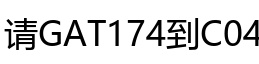
#> input picture tools/probe/mock_extra.jpg, 259 x 64 px, given in place of the camera
$ python check_resolution.py   (older library calls are emulated)
#> lines starting #> are read from the running program, lines starting #| are printed output that depends on the picture
#!/usr/bin/env python
# -*- coding: utf-8 -*-
"""
check_resolution.py —— 摄像头原生分辨率与"软件放大"体检

目的：判断画面模糊是不是「驱动把小分辨率插值放大成大图」造成的。
做法：同一场景下依次以多个分辨率取帧，比较：
      ① 驱动实际返回的尺寸（若设1920x1080却还是小图，说明不支持）
      ② 各帧的细节量（锐度）
      ③ 把小图的放大版与直接抓的大图对比（若几乎一样 = 驱动在放大充数）
输出：res_<W>x<H>.jpg 各分辨率原图，以及 res_compare.jpg 对比拼图
"""
import cv2
import numpy as np

RES_LIST = [(640, 480), (1280, 720), (1920, 1080)]


def grab(w, h):
#> called with w = 640, h = 480
    cap = cv2.VideoCapture(0)
    cap.set(cv2.CAP_PROP_FRAME_WIDTH, w)
    cap.set(cv2.CAP_PROP_FRAME_HEIGHT, h)
    cap.set(cv2.CAP_PROP_BUFFERSIZE, 1)
    for _ in range(15):
        cap.read()
#> this loop made 15 passes
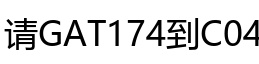
#> input picture tools/probe/mock_extra.jpg, 259 x 64 px, given in place of the camera
    ok, f = cap.read()
#> f is the input picture: shape (64, 259, 3); min 0, max 255, mean 219.7
    cap.release()
    return f if ok else None


def sharpness(img):
    g = cv2.cvtColor(img, cv2.COLOR_BGR2GRAY)
    return cv2.Laplacian(g, cv2.CV_64F).var()


def main():
    frames = {}
    print("依次以各分辨率取帧（每次重新打开设备）...")
    for w, h in RES_LIST:
        f = grab(w, h)
        if f is None:
            print(f"  {w}x{h}: 取帧失败")
            continue
        ah, aw = f.shape[:2]
#> ah = 64; aw = 259
        frames[(w, h)] = f
        cv2.imwrite(f"res_{w}x{h}.jpg", f)
        print(f"  请求 {w}x{h} -> 实际得到 {aw}x{ah}   锐度 {sharpness(f):6.1f}"
              + ("   <-- 驱动没给到该尺寸" if (aw, ah) != (w, h) else ""))
#|   请求 640x480 -> 实际得到 259x64   锐度 9652.3   <-- 驱动没给到该尺寸

    if not frames:
        raise SystemExit("无可用帧")

    # 统一尺寸(1280x720)拼接对比, 并在统一尺寸下重算锐度(公平比较)
    TW, TH = 1280, 720
    tiles = []
    print("\n统一缩放到 1280x720 后比较（这才是公平的清晰度对比）：")
    for (w, h), f in sorted(frames.items()):
        t = cv2.resize(f, (TW, TH), interpolation=cv2.INTER_AREA if f.shape[1] > TW else cv2.INTER_LANCZOS4)
        s = sharpness(t)
        print(f"  原始{w}x{h} -> 统一尺寸下锐度 {s:6.1f}")
        cv2.putText(t, f"src {w}x{h}  sharp {s:.0f}", (14, 40),
                    cv2.FONT_HERSHEY_SIMPLEX, 1.0, (0, 255, 255), 2)
        tiles.append(t)
#> this loop made 3 passes
#> (w, h) on passes 1 to 3: (640, 480), (1280, 720), (1920, 1080)
#|   原始640x480 -> 统一尺寸下锐度   17.3
#|   原始1280x720 -> 统一尺寸下锐度   17.3
#|   原始1920x1080 -> 统一尺寸下锐度   17.3
#> pass 1, in main, `t = cv2.resize(f, (TW, TH), interpolation=cv2.INTER_AREA if f.shape[1]..`:
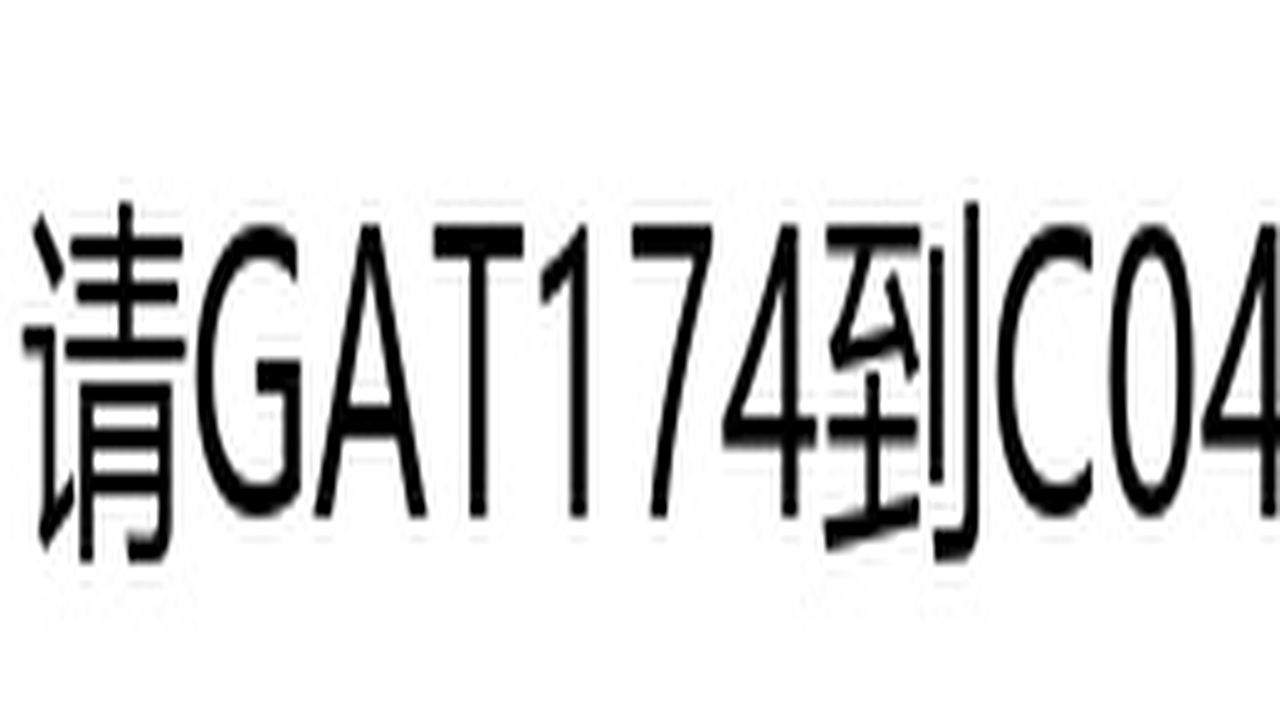
#> t: shape (720, 1280, 3); min 0, max 255, mean 219.4
#> after the loop, tiles = 3 items

    cv2.imwrite("res_compare.jpg", np.vstack(tiles))
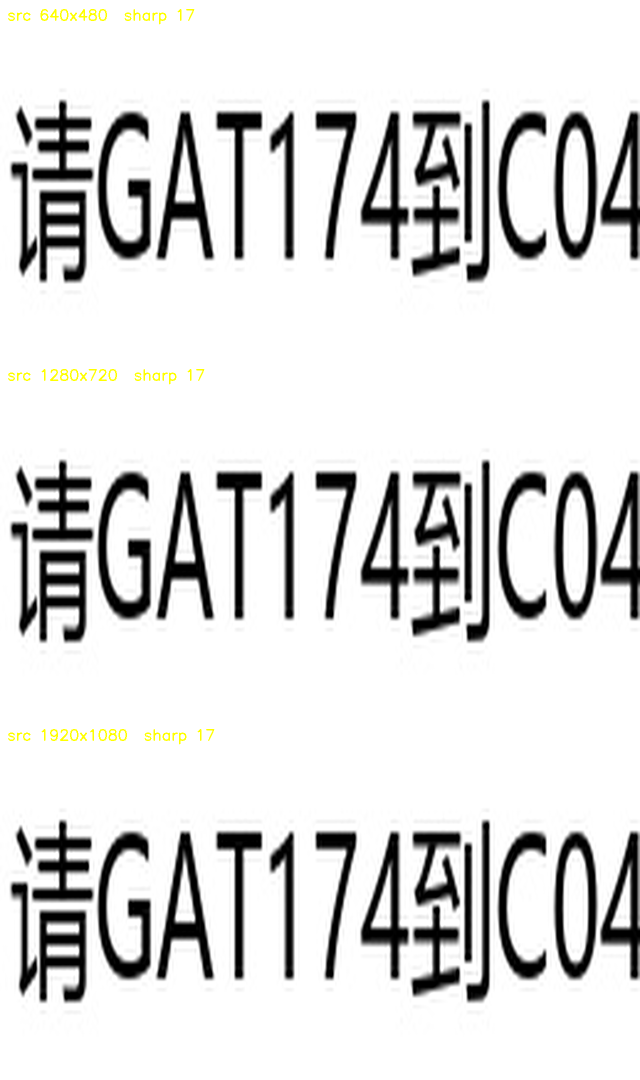
#> saved as res_compare.jpg: shape (2160, 1280, 3) (shown at 1/2 size); mean B, G, R 218.8, 219.4, 219.4

    # 关键判据: 用小图放大后与大图对比, 看大图是否只是"放大的小图"
    if (640, 480) in frames and (1920, 1080) in frames:
        small = frames[(640, 480)]
        big = frames[(1920, 1080)]
        up = cv2.resize(small, (big.shape[1], big.shape[0]), interpolation=cv2.INTER_LANCZOS4)
        g1 = cv2.cvtColor(up, cv2.COLOR_BGR2GRAY).astype(np.float32)
        g2 = cv2.cvtColor(big, cv2.COLOR_BGR2GRAY).astype(np.float32)
        mse = float(np.mean((g1 - g2) ** 2))
#> mse = 0
        psnr = 10 * np.log10(255.0 ** 2 / mse) if mse > 0 else 99.0
#> psnr = 99
        print(f"\n【关键判据】480p 放大到 1080p 与直接抓的 1080p 对比：PSNR = {psnr:.1f} dB")
#| 【关键判据】480p 放大到 1080p 与直接抓的 1080p 对比：PSNR = 99.0 dB
        print("   PSNR > 32 dB  → 两者几乎一样，说明 1080p 就是小图插值放大的（糊的根源）")
        print("   PSNR < 28 dB  → 大图有真实额外的细节，摄像头原生支持高分辨率")
        cv2.imwrite("res_up_vs_native.jpg", np.hstack([up, big]))
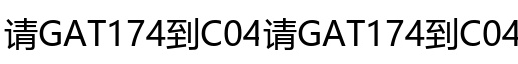
#> saved as res_up_vs_native.jpg: shape (64, 518, 3); min 0, max 255, mean 219.7

    print("\n对比拼图已存: res_compare.jpg" + (", res_up_vs_native.jpg" if len(frames) > 1 else ""))
#| 对比拼图已存: res_compare.jpg, res_up_vs_native.jpg


if __name__ == "__main__":
    main()
